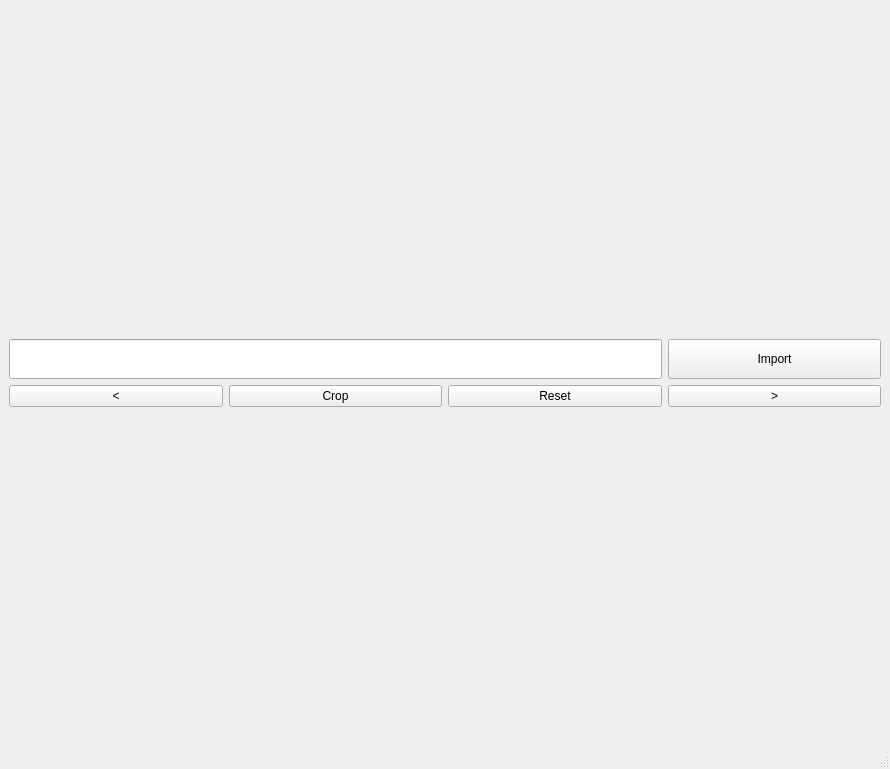
<?xml version="1.0" encoding="UTF-8"?>
<ui version="4.0">
 <class>MainWindow</class>
 <widget class="QMainWindow" name="MainWindow">
  <property name="geometry">
   <rect>
    <x>0</x>
    <y>0</y>
    <width>890</width>
    <height>769</height>
   </rect>
  </property>
  <property name="windowTitle">
   <string>MainWindow</string>
  </property>
  <widget class="QWidget" name="centralwidget">
   <layout class="QGridLayout" name="gridLayout_2">
    <item row="0" column="0">
     <layout class="QGridLayout" name="gridLayout">
      <property name="sizeConstraint">
       <enum>QLayout::SetDefaultConstraint</enum>
      </property>
      <item row="1" column="3">
       <widget class="QPushButton" name="Import">
        <property name="sizePolicy">
         <sizepolicy hsizetype="Preferred" vsizetype="Preferred">
          <horstretch>0</horstretch>
          <verstretch>0</verstretch>
         </sizepolicy>
        </property>
        <property name="minimumSize">
         <size>
          <width>100</width>
          <height>40</height>
         </size>
        </property>
        <property name="maximumSize">
         <size>
          <width>16777215</width>
          <height>40</height>
         </size>
        </property>
        <property name="text">
         <string>Import</string>
        </property>
       </widget>
      </item>
      <item row="2" column="0" colspan="4">
       <layout class="QVBoxLayout" name="verticalLayout"/>
      </item>
      <item row="3" column="1">
       <widget class="QPushButton" name="Crop">
        <property name="sizePolicy">
         <sizepolicy hsizetype="Minimum" vsizetype="Maximum">
          <horstretch>0</horstretch>
          <verstretch>0</verstretch>
         </sizepolicy>
        </property>
        <property name="text">
         <string>Crop</string>
        </property>
       </widget>
      </item>
      <item row="3" column="3">
       <widget class="QPushButton" name="Right">
        <property name="sizePolicy">
         <sizepolicy hsizetype="Minimum" vsizetype="Maximum">
          <horstretch>0</horstretch>
          <verstretch>0</verstretch>
         </sizepolicy>
        </property>
        <property name="text">
         <string>&gt;</string>
        </property>
       </widget>
      </item>
      <item row="3" column="0">
       <widget class="QPushButton" name="Left">
        <property name="sizePolicy">
         <sizepolicy hsizetype="Minimum" vsizetype="Maximum">
          <horstretch>0</horstretch>
          <verstretch>0</verstretch>
         </sizepolicy>
        </property>
        <property name="text">
         <string>&lt;</string>
        </property>
       </widget>
      </item>
      <item row="3" column="2">
       <widget class="QPushButton" name="Reset">
        <property name="text">
         <string>Reset</string>
        </property>
       </widget>
      </item>
      <item row="1" column="0" colspan="3">
       <widget class="QLineEdit" name="lineEdit">
        <property name="sizePolicy">
         <sizepolicy hsizetype="Preferred" vsizetype="Preferred">
          <horstretch>0</horstretch>
          <verstretch>0</verstretch>
         </sizepolicy>
        </property>
       </widget>
      </item>
     </layout>
    </item>
   </layout>
  </widget>
  <widget class="QStatusBar" name="statusbar"/>
 </widget>
 <resources/>
 <connections/>
</ui>
